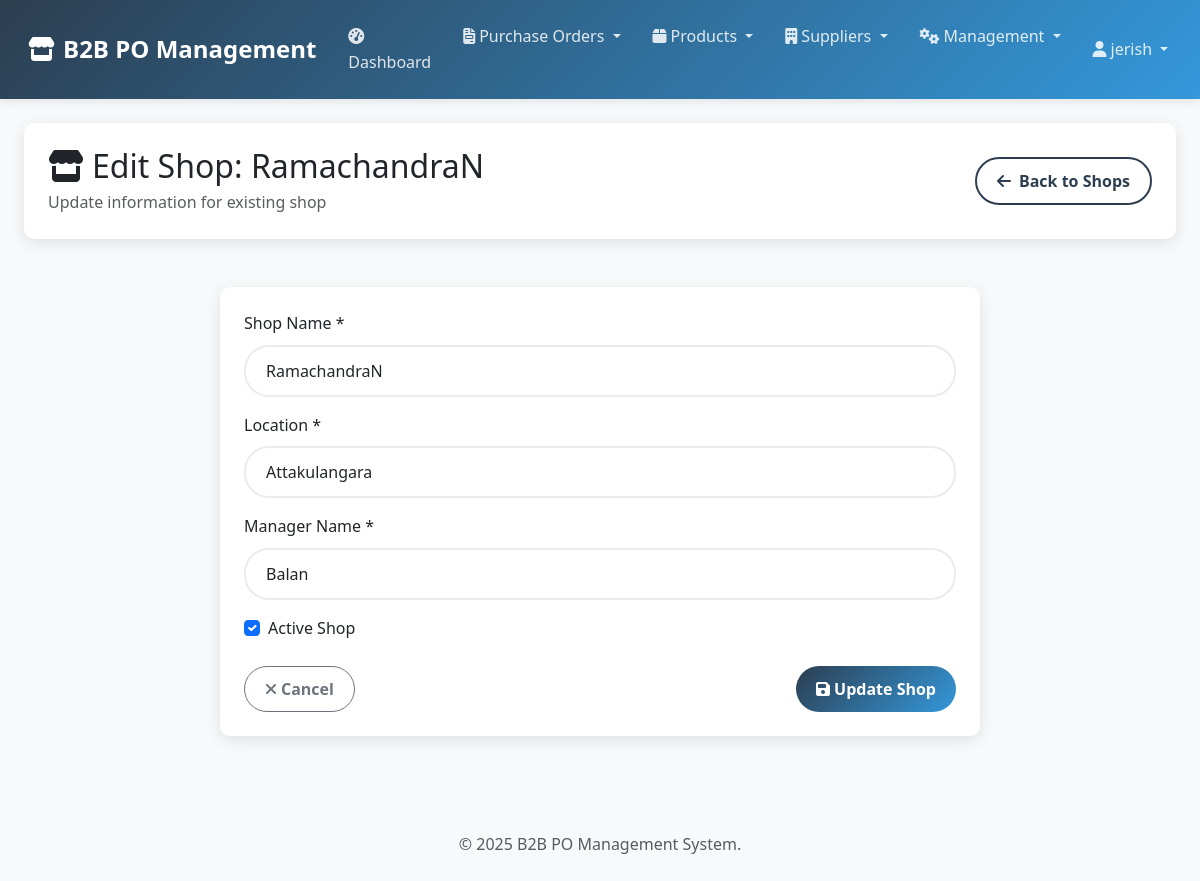
Page /shops/1/edit/ (signed in) on the committed database.
### po_system/models.py (models this page shows, shortened)
class Shop(models.Model):
    name = models.CharField(max_length=100)
    location = models.CharField(max_length=200)
    manager_name = models.CharField(max_length=100)
    created_at = models.DateTimeField(default=timezone.now)  # Changed from auto_now_add
    is_active = models.BooleanField(default=True)

### po_system/views.py (the view)
# urls.py: path('shops/<int:shop_id>/edit/', views.shop_edit, name='shop_edit'),
@login_required
def shop_edit(request, shop_id):
    shop = get_object_or_404(Shop, id=shop_id)
    if request.method == 'POST':
        form = ShopForm(request.POST, instance=shop)
        if form.is_valid():
            shop = form.save()
            messages.success(request, f'Shop "{shop.name}" updated successfully!')
            return redirect('po_system:shop_list')
    else:
        form = ShopForm(instance=shop)
    return render(request, 'po_system/shop_form.html', {
        'form': form,
        'shop': shop,
        'title': f'Edit Shop: {shop.name}',
        'submit_text': 'Update Shop'
    })

### po_system/forms.py
class ShopForm(forms.ModelForm):
    class Meta:
        model = Shop
        fields = ['name', 'location', 'manager_name', 'is_active']
        widgets = {
            'name': forms.TextInput(attrs={'class': 'form-control', 'placeholder': 'Shop Name'}),
            'location': forms.TextInput(attrs={'class': 'form-control', 'placeholder': 'Location'}),
            'manager_name': forms.TextInput(attrs={'class': 'form-control', 'placeholder': 'Manager Name'}),
            'is_active': forms.CheckboxInput(attrs={'class': 'form-check-input'}),
        }

### templates/po_system/shop_form.html (shortened to what this page needs)
{% extends 'po_system/base.html' %}
{% block content %}
<div class="container-fluid">
    <div class="row mb-4">
        <div class="col-12">
            <div class="card">
                <div class="card-body">
                    <div class="d-flex justify-content-between align-items-center">
                        <div>
                            <h2 class="mb-1">
                                <i class="fas fa-store me-2"></i>{{ title }}
                            </h2>
                            <p class="text-muted mb-0">
                                {% if shop %}
                                    Update information for existing shop
                                {% else %}
                                    Add a new shop to the system
                                {% endif %}
                            </p>
                        </div>
                        <a href="{% url 'po_system:shop_list' %}" class="btn btn-outline-primary">
                            <i class="fas fa-arrow-left me-2"></i>Back to Shops
                        </a>
                    </div>
                </div>
            </div>
        </div>
    </div>
    <div class="row justify-content-center">
        <div class="col-md-8">
            <div class="card">
                <div class="card-body">
                    <form method="post" novalidate>
                        <div class="mb-3">
                            <label for="{{ form.name.id_for_label }}" class="form-label">Shop Name *</label>
                            {{ form.name }}
                        </div>
                        <div class="mb-3">
                            <label for="{{ form.location.id_for_label }}" class="form-label">Location *</label>
                            {{ form.location }}
                        </div>
                        <div class="mb-3">
                            <label for="{{ form.manager_name.id_for_label }}" class="form-label">Manager Name *</label>
                            {{ form.manager_name }}
                        </div>
                        <div class="mb-4">
                            <div class="form-check">
                                {{ form.is_active }}
                                <label class="form-check-label" for="{{ form.is_active.id_for_label }}">
                                    Active Shop
                                </label>
                            </div>
                        </div>
                        <div class="d-flex justify-content-between">
                            <a href="{% url 'po_system:shop_list' %}" class="btn btn-outline-secondary">
                                <i class="fas fa-times me-1"></i>Cancel
                            </a>
                            <button type="submit" class="btn btn-primary">
                                <i class="fas fa-save me-1"></i>{{ submit_text }}
                            </button>
                        </div>
                    </form>
                </div>
            </div>
        </div>
    </div>
</div>
{% endblock %}

### templates/po_system/base.html (shortened to what this page needs)
{% load static %}
<!DOCTYPE html>
<html lang="en">
<head>
    <link href="https://cdnjs.cloudflare.com/ajax/libs/bootstrap/5.3.0/css/bootstrap.min.css" rel="stylesheet">
    <link href="https://cdnjs.cloudflare.com/ajax/libs/font-awesome/6.4.0/css/all.min.css" rel="stylesheet">
    <link href="{% static 'css/main.css' %}" rel="stylesheet">
</head>
<body>
    <nav class="navbar navbar-expand-lg navbar-dark">
        <div class="container-fluid">
            <a class="navbar-brand" href="{% url 'po_system:dashboard' %}">
                <i class="fas fa-store me-2"></i>B2B PO Management
            </a>
            <div class="collapse navbar-collapse" id="navbarNav">
                <ul class="navbar-nav me-auto">
                    <li class="nav-item">
                        <a class="nav-link" href="{% url 'po_system:dashboard' %}">
                            <i class="fas fa-tachometer-alt me-1"></i>Dashboard
                        </a>
                    </li>
                    <li class="nav-item dropdown">
                        <a class="nav-link dropdown-toggle" href="#" role="button" data-bs-toggle="dropdown">
                            <i class="fas fa-file-invoice me-1"></i>Purchase Orders
                        </a>
                    </li>
                    <li class="nav-item dropdown">
                        <a class="nav-link dropdown-toggle" href="#" role="button" data-bs-toggle="dropdown">
                            <i class="fas fa-box me-1"></i>Products
                        </a>
                    </li>
                    <li class="nav-item dropdown">
                        <a class="nav-link dropdown-toggle" href="#" role="button" data-bs-toggle="dropdown">
                            <i class="fas fa-building me-1"></i>Suppliers
                        </a>
                    </li>
                    <li class="nav-item dropdown">
                        <a class="nav-link dropdown-toggle" href="#" role="button" data-bs-toggle="dropdown">
                            <i class="fas fa-cogs me-1"></i>Management
                        </a>
                    </li>
                </ul>
                <ul class="navbar-nav">
                    <li class="nav-item dropdown">
                        <a class="nav-link dropdown-toggle" href="#" role="button" data-bs-toggle="dropdown">
                            <i class="fas fa-user me-1"></i>{{ user.username }}
                        </a>
                    </li>
                </ul>
            </div>
        </div>
    </nav>
    <div class="container-fluid mt-4">
        {% block content %}
        {% endblock %}
    </div>
    <footer class="mt-5 py-4 bg-light text-center text-muted">
        <div class="container">
            <p class="mb-0">
                &copy; {% now "Y" %} B2B PO Management System.
            </p>
        </div>
    </footer>
</body>
</html>

### static/css/main.css (style rules this page uses)
:root { --primary-color: #2c3e50; --secondary-color: #3498db; --success-color: #27ae60; --warning-color: #f39c12; --danger-color: #e74c3c; --info-color: #1abc9c; --light-color: #f8f9fa; --dark-color: #343a40; --gray-100: #f8f9fa; --gray-200: #e9ecef; --gray-300: #dee2e6; --gray-400: #ced4da; --gray-500: #adb5bd; --gray-600: #6c757d; --gray-700: #495057; --gray-800: #343a40; --gray-900: #212529; --primary-gradient: linear-gradient(135deg, var(--primary-color), var(--secondary-color)); --success-gradient: linear-gradient(135deg, var(--success-color), #219a52); --warning-gradient: linear-gradient(135deg, var(--warning-color), #d35400); --danger-gradient: linear-gradient(135deg, var(--danger-color), #c0392b); --purple-gradient: linear-gradient(135deg, #9b59b6, #8e44ad); --card-shadow: 0 4px 15px rgba(0, 0, 0, 0.1); --hover-shadow: 0 8px 25px rgba(0, 0, 0, 0.15); --button-shadow: 0 5px 15px rgba(52, 152, 219, 0.4); --border-radius-sm: 5px; --border-radius: 10px; --border-radius-lg: 15px; --border-radius-xl: 25px; --transition-speed: 0.3s; }
body { font-family: 'Segoe UI', Tahoma, Geneva, Verdana, sans-serif; background-color: var(--light-color); color: var(--gray-800); line-height: 1.6; }
a { text-decoration: none; transition: all var(--transition-speed) ease; }
.navbar { background: var(--primary-gradient); box-shadow: 0 2px 10px rgba(0, 0, 0, 0.1); padding: 0.75rem 1rem; }
.navbar-brand { font-weight: 700; font-size: 1.5rem; color: white; }
.navbar-dark .navbar-nav .nav-link { color: rgba(255, 255, 255, 0.85); font-weight: 500; padding: 0.75rem 1rem; border-radius: var(--border-radius); transition: all var(--transition-speed) ease; }
.card { border: none; border-radius: var(--border-radius); box-shadow: var(--card-shadow); transition: transform var(--transition-speed) ease; margin-bottom: 1.5rem; }
.card-body { padding: 1.5rem; }
.form-control { border: 2px solid var(--gray-200); border-radius: var(--border-radius-xl); padding: 0.75rem 1.25rem; font-size: 1rem; transition: all var(--transition-speed) ease; }
.btn { border-radius: var(--border-radius-xl); padding: 0.625rem 1.25rem; font-weight: 600; transition: all var(--transition-speed) ease; }
.btn-primary { background: var(--primary-gradient); border: none; }
.btn-outline-primary { color: var(--primary-color); border: 2px solid var(--primary-color); }

### rows in the picture
Shop: name "RamachandraN", location "Attakulangara", manager_name "Balan", is_active "☑"

### other values in the picture
{{ user.username }} "jerish"
{{ title }} "Edit Shop: RamachandraN"
{{ submit_text }} "Update Shop"
